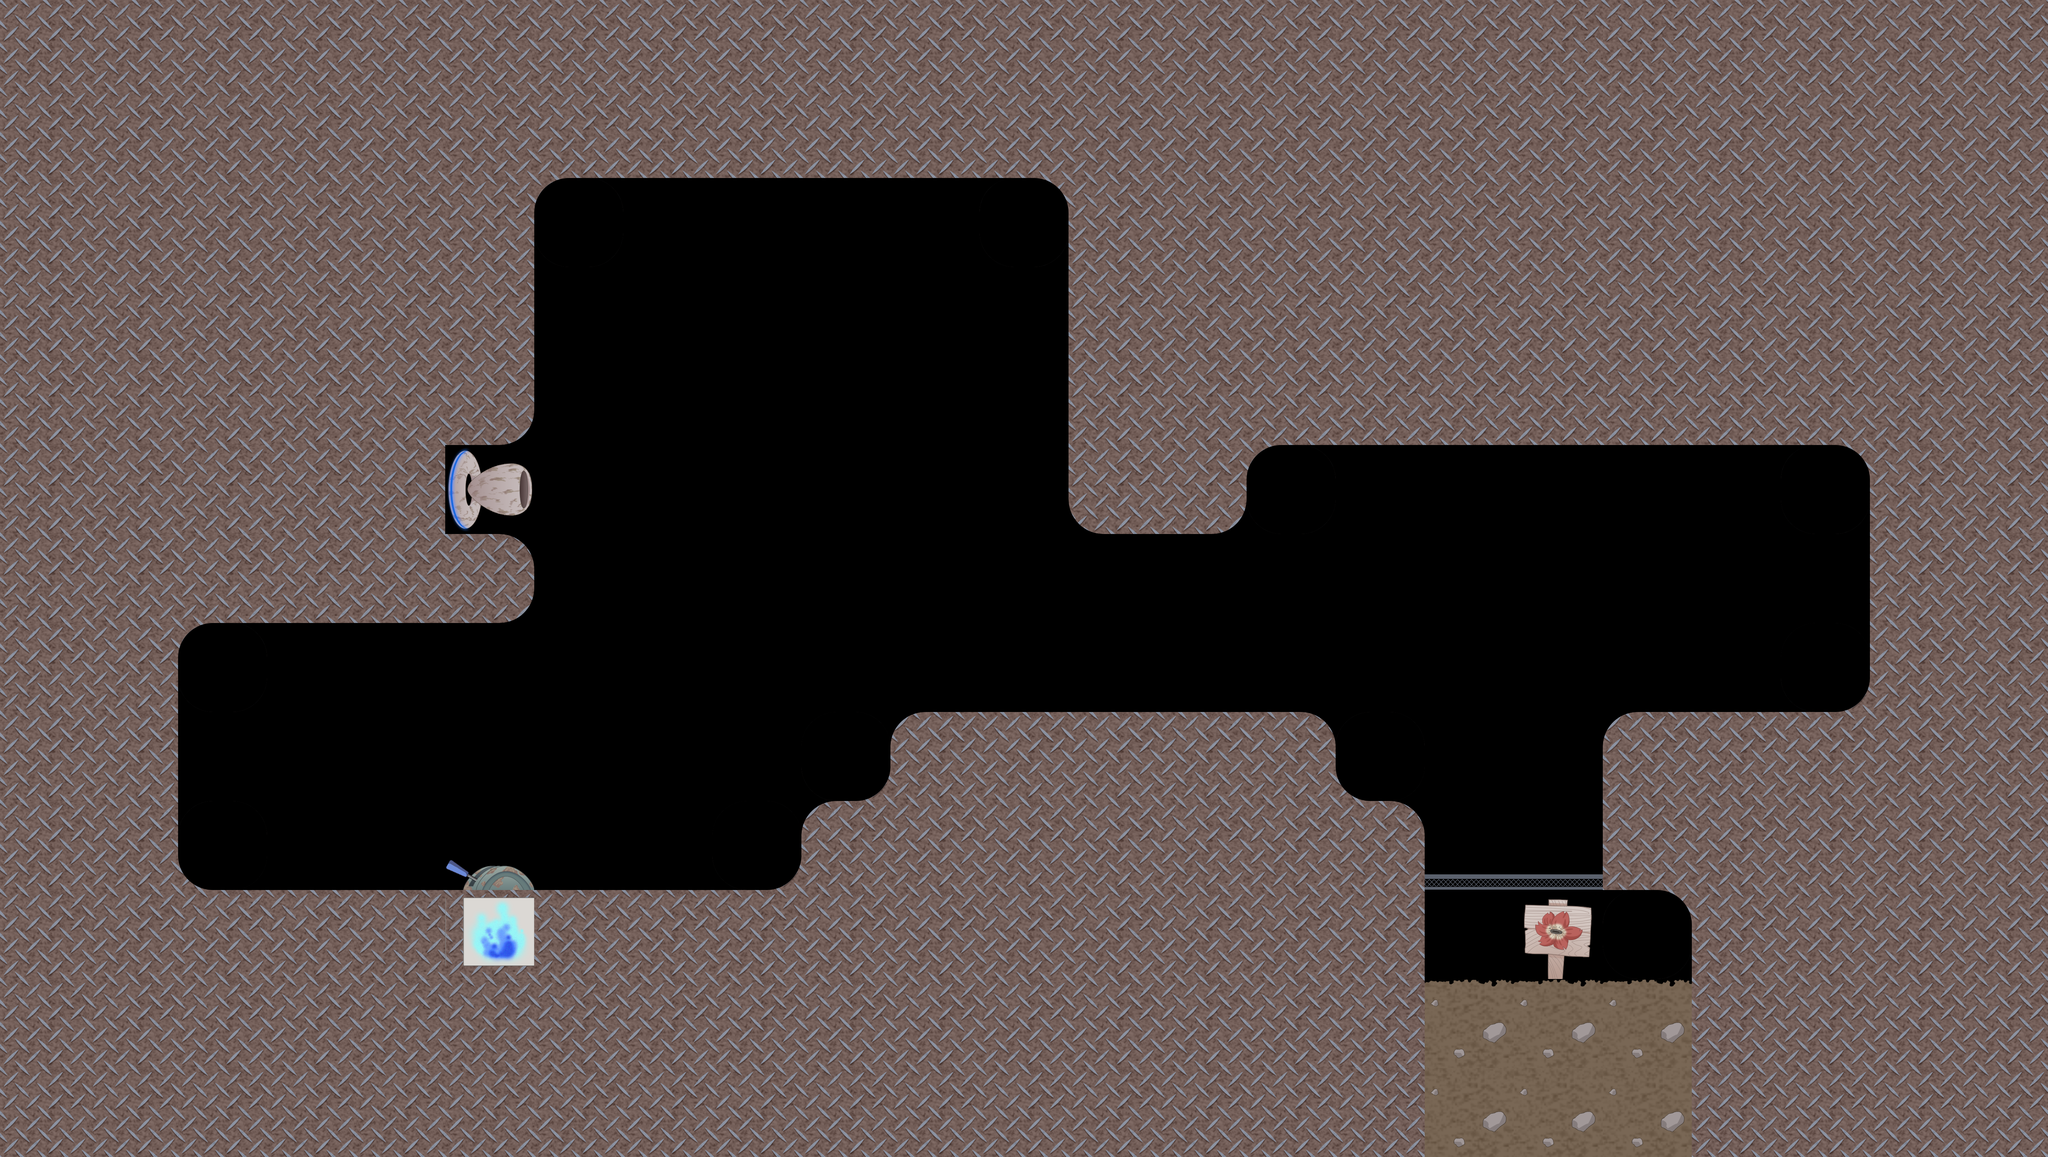

A level layout from a 2D game, rendered from its tile map. Below: a short description, then the map file with its tile-grid data intact:
An orthogonal 23x13 tile map with 256x256 px tiles, 2 tile layers (タイル・レイヤー1, タイル・レイヤー 2), 4 tilesets.

<map version="1.0" tiledversion="1.1.5" orientation="orthogonal" renderorder="right-down" width="23" height="13" tilewidth="256" tileheight="256" infinite="0" nextobjectid="1">
 <tileset firstgid="1" source="trickle.tsx" />
 <tileset firstgid="41" source="goal.tsx" />
 <tileset firstgid="45" source="switch.tsx" />
 <tileset firstgid="65" source="water.tsx" />
 <layer name="タイル・レイヤー1" width="23" height="13">
  <data encoding="csv">
2,2,2,2,2,2,2,2,2,2,2,2,2,2,2,2,2,2,2,2,2,2,2,
2,2,2,2,2,2,2,2,2,2,2,2,2,2,2,2,2,2,2,2,2,2,2,
2,2,2,2,2,2,11,1,1,1,1,12,2,2,2,2,2,2,2,2,2,2,2,
2,2,2,2,2,2,1,1,1,1,1,1,2,2,2,2,2,2,2,2,2,2,2,
2,2,2,2,2,6,1,1,1,1,1,1,2,2,2,2,2,2,2,2,2,2,2,
2,2,2,2,2,33,1,1,1,1,1,1,5,6,11,1,1,1,1,1,12,2,2,
2,2,2,2,2,8,1,1,1,1,1,1,1,1,1,1,1,1,1,1,1,2,2,
2,2,11,1,1,1,1,1,1,1,1,1,1,1,1,1,1,1,1,1,14,2,2,
2,2,1,1,1,1,1,1,1,14,3,2,2,2,4,13,1,1,3,2,2,2,2,
2,2,13,1,1,1,1,1,14,3,2,2,2,2,2,4,17,17,2,2,2,2,2,
2,2,2,2,2,2,2,2,2,2,2,2,2,2,2,2,1,1,12,2,2,2,2,
2,2,2,2,2,2,2,2,2,2,2,2,2,2,2,2,19,19,19,2,2,2,2,
2,2,2,2,2,2,2,2,2,2,2,2,2,2,2,2,21,21,21,2,2,2,2
</data>
 </layer>
 <layer name="タイル・レイヤー 2" width="23" height="13">
  <data encoding="csv">
0,0,0,0,0,0,0,0,0,0,0,0,0,0,0,0,0,0,0,0,0,0,0,
0,0,0,0,0,0,0,0,0,0,0,0,0,0,0,0,0,0,0,0,0,0,0,
0,0,0,0,0,0,0,0,0,0,0,0,0,0,0,0,0,0,0,0,0,0,0,
0,0,0,0,0,0,0,0,0,0,0,0,0,0,0,0,0,0,0,0,0,0,0,
0,0,0,0,0,0,0,0,0,0,0,0,0,0,0,0,0,0,0,0,0,0,0,
0,0,0,0,0,0,0,0,0,0,0,0,0,0,0,0,0,0,0,0,0,0,0,
0,0,0,0,0,0,0,0,0,0,0,0,0,0,0,0,0,0,0,0,0,0,0,
0,0,0,0,0,0,0,0,0,0,0,0,0,0,0,0,0,0,0,0,0,0,0,
0,0,0,0,0,0,0,0,0,0,0,0,0,0,0,0,0,0,0,0,0,0,0,
0,0,0,0,0,50,0,0,0,0,0,0,0,0,0,0,0,1,0,0,0,0,0,
0,0,0,0,0,61,0,0,0,0,0,0,0,0,0,0,0,41,0,0,0,0,0,
0,0,0,0,0,0,0,0,0,0,0,0,0,0,0,0,0,0,0,0,0,0,0,
0,0,0,0,0,0,0,0,0,0,0,0,0,0,0,0,0,0,0,0,0,0,0
</data>
 </layer>
</map>
